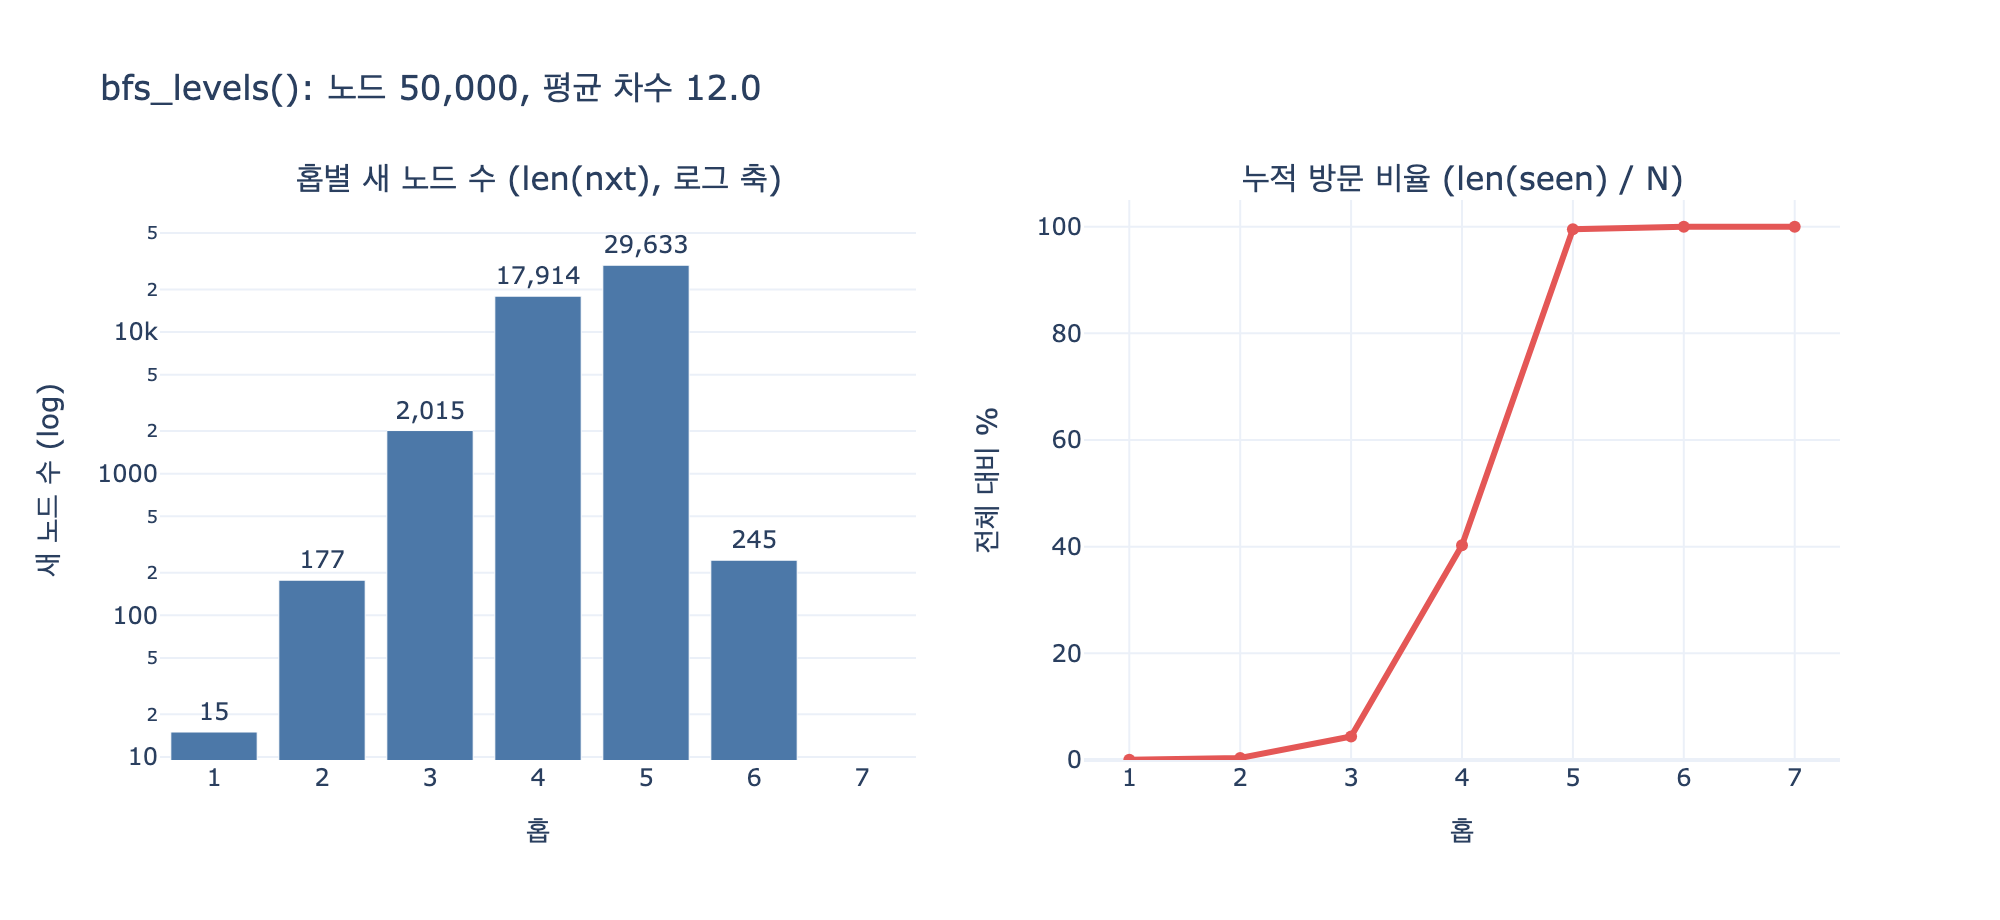

Here is the Python script that generated this plot:
# %% [markdown]
# # `bfs_levels()` — 홉별 통계는 어떻게 계산되나
#
# **질문**: `bfs_levels()`는 홉별 통계를 어떻게 계산하는가?
#
# **답**: frontier를 유지하며 홉마다 아직 보지 않은 이웃만 모아 다음 frontier로 삼고,
# 이번 홉의 새 노드 수와 누적 방문 수를 기록한다.
#
# 핵심 아이디어 세 가지:
#
# 1. **frontier(경계)** — "직전 홉에서 처음 발견된 노드들"만 담는 리스트. 큐가 아니라 층(layer) 단위 리스트다.
# 2. **seen(방문 집합)** — 이미 발견한 노드 전부. `v not in seen` 검사가 중복 방문과 되돌아감을 동시에 막는다.
# 3. **out(통계)** — 홉마다 `(hop, len(nxt), len(seen))` 튜플 하나. 각각 홉 번호, 이번 홉의 새 노드 수, 누적 방문 수.
#
# 평균 차수가 $\bar{d}$ 이면 한 홉마다 대략 $\bar{d}-1$ 배씩 늘어난다.
# 홉 $h$ 까지의 누적 방문 수는 대략
#
# $$ |S_h| \approx 1 + \bar{d}\sum_{i=0}^{h-1}(\bar{d}-1)^i $$
#
# 로 지수 증가한다. 그래서 상한 없는 순회는 사실상 전체 스캔이 된다.

# %%
# 필요 패키지: plotly, kaleido (시각화 셀에서만 사용. 없으면 해당 셀만 건너뛴다)
import random
from collections import defaultdict


def _show(fig):
    try:
        from IPython import get_ipython
        if get_ipython() is not None:  # VSCode 셀/Jupyter에서만 렌더링
            fig.show()
    except ImportError:
        pass


# %% [markdown]
# ## 1단계 — 원본 구현 그대로 보기
#
# 책 `ex1_bfs_explosion.py`의 함수다. 주석으로 각 줄이 무슨 일을 하는지 붙였다.

# %%
def bfs_levels(adj, start, max_hop):
    seen = {start}          # 지금까지 발견한 노드 전부 (시작 노드 포함)
    frontier = [start]      # "이번에 펼칠" 층. 처음엔 시작 노드 하나
    out = []                # 홉별 통계 (hop, 이번 홉 새 노드 수, 누적)
    for hop in range(1, max_hop + 1):
        nxt = []                             # 다음 층을 여기에 모은다
        for u in frontier:                   # 현재 층의 노드만 펼친다
            for v in adj.get(u, ()):         # 그 이웃들을 훑고
                if v not in seen:            # 처음 보는 노드만
                    seen.add(v)              # 즉시 seen 에 넣어 중복 차단
                    nxt.append(v)            # 다음 층 후보로 추가
        out.append((hop, len(nxt), len(seen)))  # 이번 홉 새 노드 수 + 누적
        frontier = nxt                       # 다음 층으로 교체 (핵심)
        if not frontier:                     # 더 뻗을 곳이 없으면 조기 종료
            break
    return out


print(bfs_levels.__name__, "정의 완료")
# 출력: bfs_levels 정의 완료


# %% [markdown]
# ## 2단계 — 손으로 따라갈 수 있는 작은 그래프
#
# 아래 그래프에서 노드 `0`에서 출발해 홉별로 무엇이 발견되는지 본다.
#
# ```
# 0 ─ 1 ─ 3 ─ 5
# │   │       │
# 2 ─ 4 ─────-6 ─ 7
# ```

# %%
SMALL = {
    0: [1, 2],
    1: [0, 3, 4],
    2: [0, 4],
    3: [1, 5],
    4: [1, 2, 6],
    5: [3, 6],
    6: [4, 5, 7],
    7: [6],
}

for hop, new, total in bfs_levels(SMALL, 0, 10):
    print(f"홉 {hop}: 새 노드 {new}개, 누적 {total}개")
# 출력: 홉 1: 새 노드 2개, 누적 3개
# 출력: 홉 2: 새 노드 2개, 누적 5개
# 출력: 홉 3: 새 노드 2개, 누적 7개
# 출력: 홉 4: 새 노드 1개, 누적 8개
# 출력: 홉 5: 새 노드 0개, 누적 8개
# (홉 5에서 frontier 가 비어 break — max_hop 10 을 다 돌지 않는다)


# %% [markdown]
# ## 3단계 — frontier 가 어떻게 바뀌는지 눈으로 보기
#
# 원본과 동일한 로직에 "이번 층에 누가 들어갔는지"를 추적하는 버전.
# `seen` 에 **발견 즉시** 넣는 것이 중요하다. 같은 층 안에서 두 노드가
# 같은 이웃을 가리켜도 새 노드는 한 번만 세어진다.

# %%
def bfs_levels_verbose(adj, start, max_hop):
    seen = {start}
    frontier = [start]
    rows = []
    for hop in range(1, max_hop + 1):
        nxt = []
        for u in frontier:
            for v in adj.get(u, ()):
                if v not in seen:
                    seen.add(v)
                    nxt.append(v)
        rows.append((hop, list(frontier), list(nxt), len(nxt), len(seen)))
        frontier = nxt
        if not frontier:
            break
    return rows


for hop, cur, nxt, new, total in bfs_levels_verbose(SMALL, 0, 10):
    print(f"홉 {hop}: frontier={cur} → 다음 frontier={nxt} (새 {new}, 누적 {total})")
# 출력: 홉 1: frontier=[0] → 다음 frontier=[1, 2] (새 2, 누적 3)
# 출력: 홉 2: frontier=[1, 2] → 다음 frontier=[3, 4] (새 2, 누적 5)
# 출력: 홉 3: frontier=[3, 4] → 다음 frontier=[5, 6] (새 2, 누적 7)
# 출력: 홉 4: frontier=[5, 6] → 다음 frontier=[7] (새 1, 누적 8)
# 출력: 홉 5: frontier=[7] → 다음 frontier=[] (새 0, 누적 8)


# %% [markdown]
# ## 4단계 — `seen` 검사를 빼면 어떻게 되나
#
# `if v not in seen` 이 없으면 홉마다 왔던 길을 되돌아가고, "새 노드 수"가
# 새 노드가 아니라 **엣지 수**를 세게 된다. 무한히 커진다.

# %%
def bfs_levels_broken(adj, start, max_hop):
    """일부러 seen 검사를 뺀 잘못된 버전."""
    frontier = [start]
    out = []
    total = 1
    for hop in range(1, max_hop + 1):
        nxt = [v for u in frontier for v in adj.get(u, ())]
        total += len(nxt)
        out.append((hop, len(nxt), total))
        frontier = nxt
    return out


print("올바른 버전 (누적은 8에서 멈춤):")
for hop, new, total in bfs_levels(SMALL, 0, 6):
    print(f"  홉 {hop}: 새 {new:>4}, 누적 {total:>5}")
print("seen 없는 버전 (끝없이 증가):")
for hop, new, total in bfs_levels_broken(SMALL, 0, 6):
    print(f"  홉 {hop}: 새 {new:>4}, 누적 {total:>5}")
# 출력: 올바른 버전 (누적은 8에서 멈춤):
# 출력:   홉 1: 새    2, 누적     3
# 출력:   홉 2: 새    2, 누적     5
# 출력:   홉 3: 새    2, 누적     7
# 출력:   홉 4: 새    1, 누적     8
# 출력:   홉 5: 새    0, 누적     8
# 출력: seen 없는 버전 (끝없이 증가):
# 출력:   홉 1: 새    2, 누적     3
# 출력:   홉 2: 새    5, 누적     8
# 출력:   홉 3: 새   12, 누적    20
# 출력:   홉 4: 새   31, 누적    51
# 출력:   홉 5: 새   72, 누적   123
# 출력:   홉 6: 새  185, 누적   308


# %% [markdown]
# ## 5단계 — 실제 규모에서의 폭발
#
# 책의 `graph.make()` 와 같은 방식으로 랜덤 그래프를 만든다.
# 원본은 노드 20만 개(메모리 약 1GB)를 쓰지만, 여기서는 5만 개로 줄인다.
# 배수(이번 홉 새 노드 / 직전 홉 새 노드)가 대략 평균 차수 - 1 근처에서
# 시작해, 그래프를 다 덮는 순간 급격히 꺾이는 게 관전 포인트다.

# %%
def make(n=50_000, avg_deg=12, seed=20260801):
    rnd = random.Random(seed)
    adj = defaultdict(list)
    for a in range(n):
        for _ in range(avg_deg // 2):
            b = rnd.randrange(n)
            if a != b:
                adj[a].append(b)
                adj[b].append(a)
    return {k: sorted(set(v)) for k, v in adj.items()}


ADJ = make()
n_nodes = len(ADJ)
avg_deg = sum(len(v) for v in ADJ.values()) / n_nodes
print(f"노드 {n_nodes:,}  평균 차수 {avg_deg:.1f}")
# 출력: 노드 50,000  평균 차수 12.0

levels = bfs_levels(ADJ, 0, 8)
print(f"{'홉':>3} {'이번 홉 새 노드':>16} {'누적':>10} {'배수':>8} {'전체 대비':>10}")
prev = 1
for hop, new, total in levels:
    print(f"{hop:>3} {new:>16,} {total:>10,} {new / max(prev, 1):>7.1f}x "
          f"{total / n_nodes * 100:>9.1f}%")
    prev = new
# 출력:   홉        이번 홉 새 노드         누적       배수      전체 대비
# 출력:   1               15         16    15.0x       0.0%
# 출력:   2              177        193    11.8x       0.4%
# 출력:   3            2,015      2,208    11.4x       4.4%
# 출력:   4           17,914     20,122     8.9x      40.2%
# 출력:   5           29,633     49,755     1.7x      99.5%
# 출력:   6              245     50,000     0.0x     100.0%
# 출력:   7                0     50,000     0.0x     100.0%
# (홉 7에서 새 노드가 0 → frontier 가 비어 break. max_hop=8 을 다 쓰지 않는다)


# %% [markdown]
# ## 6단계 — 시각화
#
# 왼쪽: 홉별 "이번 홉 새 노드 수"(로그 축). 초반 몇 홉은 직선 = 지수 증가.
# 오른쪽: 누적 방문 비율. S자를 그리며 5~6홉에서 100%에 닿는다.
#
# 이 두 곡선이 `bfs_levels()` 가 반환하는 `(hop, len(nxt), len(seen))` 튜플의
# 두 번째·세 번째 값이다.

# %%
try:
    import plotly.graph_objects as go
    from plotly.subplots import make_subplots

    hops = [h for h, _, _ in levels]
    news = [nw for _, nw, _ in levels]
    pcts = [t / n_nodes * 100 for _, _, t in levels]

    fig = make_subplots(
        rows=1, cols=2,
        subplot_titles=("홉별 새 노드 수 (len(nxt), 로그 축)",
                        "누적 방문 비율 (len(seen) / N)"),
    )
    fig.add_trace(
        go.Bar(x=hops, y=news, name="이번 홉 새 노드",
               marker_color="#4C78A8",
               text=[f"{v:,}" for v in news], textposition="outside"),
        row=1, col=1,
    )
    fig.add_trace(
        go.Scatter(x=hops, y=pcts, name="누적 %", mode="lines+markers",
                   line=dict(color="#E45756", width=3)),
        row=1, col=2,
    )
    fig.update_yaxes(type="log", title_text="새 노드 수 (log)", row=1, col=1)
    fig.update_yaxes(title_text="전체 대비 %", range=[0, 105], row=1, col=2)
    fig.update_xaxes(title_text="홉", dtick=1, row=1, col=1)
    fig.update_xaxes(title_text="홉", dtick=1, row=1, col=2)
    fig.update_layout(
        title=f"bfs_levels(): 노드 {n_nodes:,}, 평균 차수 {avg_deg:.1f}",
        height=460, width=1000, showlegend=False, template="plotly_white",
    )
    _show(fig)

    import os
    out_png = os.path.join(os.path.dirname(os.path.abspath(__file__))
                           if "__file__" in dir() else ".", "expy.png")
    fig.write_image(out_png, scale=2)
    print("저장:", out_png)
except ImportError as e:
    print("plotly/kaleido 없음 — 시각화 건너뜀:", e)
# 출력: 저장: .../expy.png


# %% [markdown]
# ## 정리
#
# | 변수 | 역할 | 통계에서의 의미 |
# |---|---|---|
# | `frontier` | 직전 홉에서 **처음** 발견된 노드 목록 | 다음 홉에 펼칠 대상 |
# | `nxt` | 이번 홉에 처음 발견된 노드 목록 | `len(nxt)` = 이번 홉 새 노드 수 |
# | `seen` | 발견한 노드 전체 집합 | `len(seen)` = 누적 방문 수 |
#
# - 큐 하나로 도는 일반 BFS와 달리, **층 단위 리스트 두 개**(`frontier` → `nxt`)를
#   교대로 쓰기 때문에 거리(홉)를 따로 저장하지 않고도 홉별 집계가 나온다.
# - `seen.add(v)` 를 **큐에 넣는 순간** 하는 것이 중복 카운트를 막는 열쇠다.
# - `if not frontier: break` 는 도달 가능한 성분을 다 덮었을 때의 조기 종료다.
# - 시간 복잡도는 도달 범위 안의 $O(V + E)$. `max_hop` 은 이 범위를 잘라 주는
#   유일한 안전장치이고, 상한이 없으면 사실상 전체 스캔이다.
